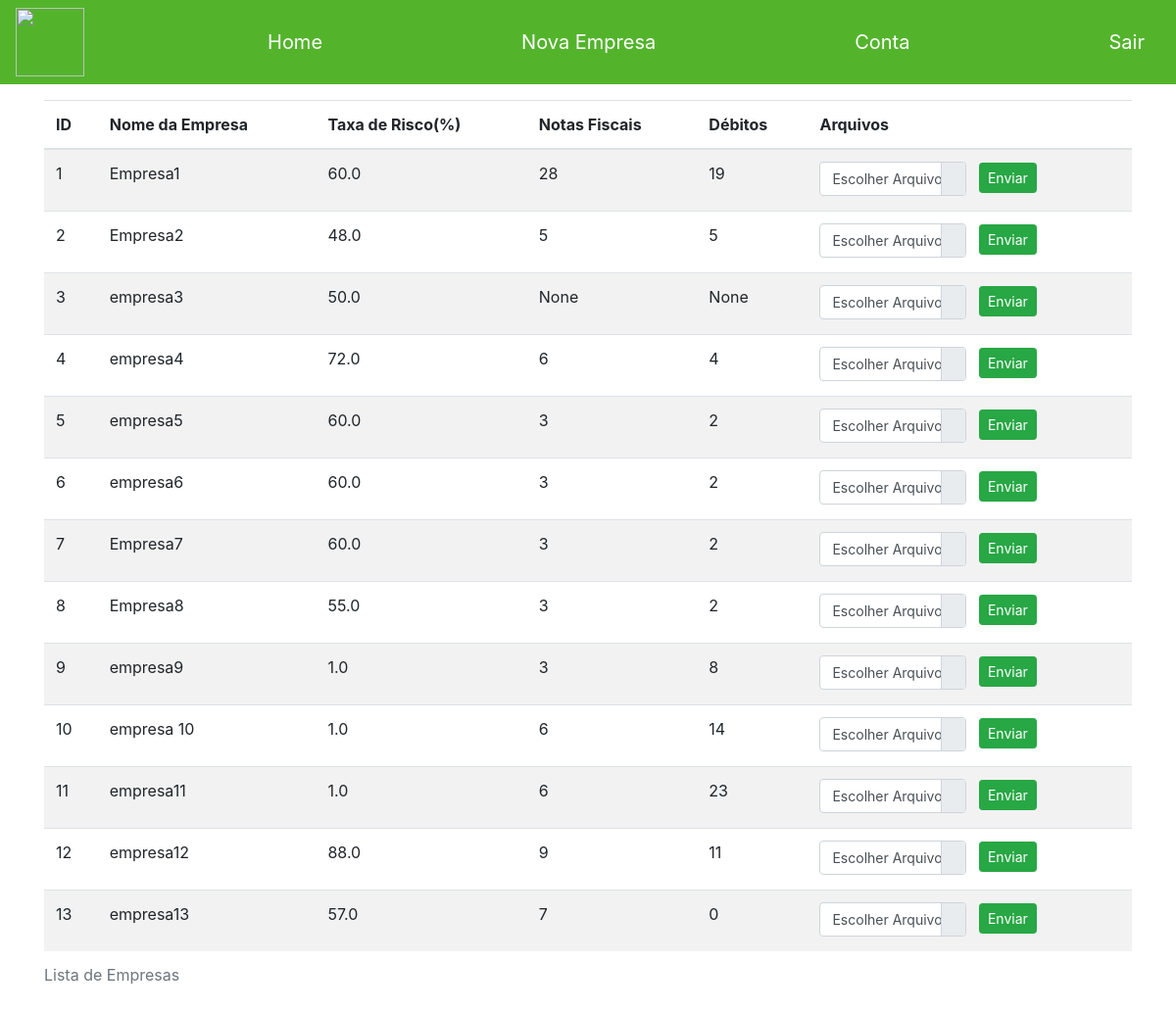
Before: /current_user (signed in) with the older database file.
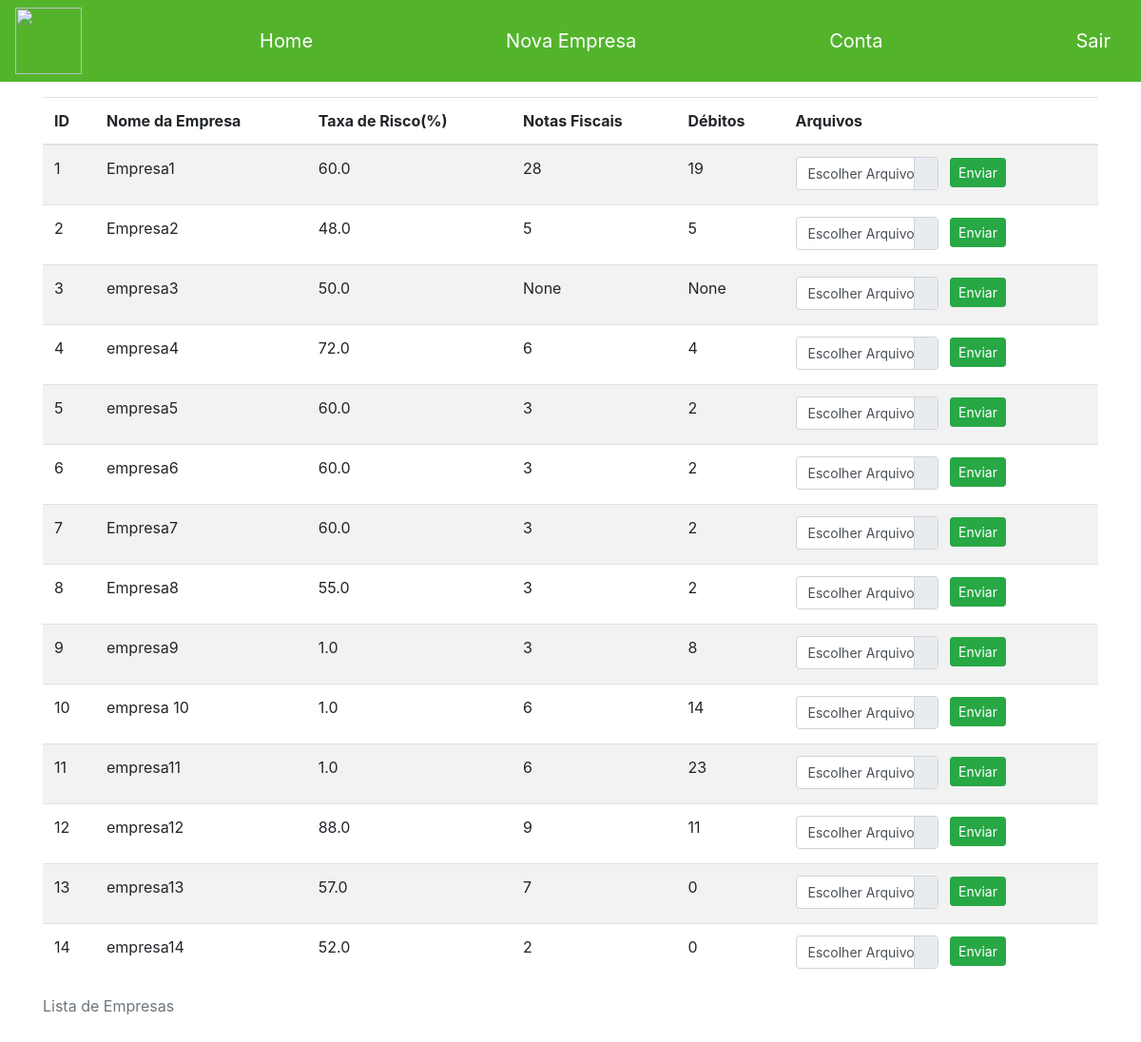
After: the same page with the newer database file.
### src/models/company.py (models this page shows, shortened)
class CompanyModel(database.Model):
    __tablename__ = "companies"
    id = database.Column(database.Integer, primary_key=True, autoincrement=True)
    company_name = database.Column(database.String(80), nullable=False, unique=True)
    risk_rating = database.Column(database.Float(precision=2), default=50)
    invoices = database.Column(database.Integer)
    debits = database.Column(database.Integer)

### src/routes.py (the view)
    @app.route("/current_user")
    @login_required
    def home():
        companies = CompanyModel.query.all()
        return render_template("home.html", companies=companies)

### app.py (called while the page is built)
@login_manager.user_loader
def current_user(user_id):
    return UserModel.query.get(user_id)

### templates/home.html (shortened to what this page needs)
{% extends "base.html" %}
{% block content %}
    <div class="mt-3">
        <table class="table table-striped">
            <caption>Lista de Empresas</caption>
            <thead>
            <tr>
                <th scope="col">ID</th>
                <th scope="col">Nome da Empresa</th>
                <th scope="col">Taxa de Risco(%)</th>
                <th scope="col">Notas Fiscais</th>
                <th scope="col">Débitos</th>
                <th scope="col">Arquivos</th>
            </tr>
            </thead>
            <tbody>
            {% for company in companies %}
                <tr>
                    <td>{{company.id}}</td>
                    <td>{{company.company_name}}</td>
                    <td>{{company.risk_rating}}</td>
                    <td>{{company.invoices}}</td>
                    <td>{{company.debits}}</td>
                    <td>
                        <form action="{{ url_for('send_file', id=company.id) }}" method="POST" enctype="multipart/form-data">
                            <div class="custom-file " style="max-width: 150px;">
                                <label class="custom-file-label text-left btn-sm" data-browse="">Escolher Arquivo</label>
                            </div>
                            <input type="submit" href="url_for('home')" class="btn btn-success btn-sm ml-2" value="Enviar">
                        </form>
                    </td>
                </tr>
            {% endfor %}
            </tbody>
        </table>
    </div>
{% endblock %}

### templates/base.html (shortened to what this page needs)
<!DOCTYPE html>
<html lang="pt-br">
    <head>
        <link rel="stylesheet" href="https://stackpath.bootstrapcdn.com/bootstrap/4.5.0/css/bootstrap.min.css">
    </head>
    <body>
        <nav class="navbar navbar-dark" style="background-color: #53b42c;">
            <a href="https://www.serasa.com.br/" target="_blank">
                <img src="https://www.serasa.com.br/lno/static-webfiles/logo/serasa-white.svg" width="70" height="70">
            </a>
            {% block navegation %}
                {% include 'components/navigation_bar.html' %}
            {% endblock %}
        </nav>
        <main class="container">
            {% block content %}
            {% endblock %}
        </main>
    </body>
</html>

### templates/components/navigation_bar.html
{% if not current_user.is_authenticated %}
        <div>
            <a class="navbar-brand" href="{{ url_for('login') }}">Login</a>
            <a class="navbar-brand" href="{{ url_for('register') }}">Registrar</a>
        </div>
    {% else %}
        <a class="navbar-brand" href="{{ url_for('home') }}">Home</a>
        <a class="navbar-brand" href="{{ url_for('form_add_company') }}">Nova Empresa</a>
        <a class="navbar-brand" href="{{ url_for('account') }}">Conta</a>
        <a class="navbar-brand" href="{{ url_for('logout') }}">Sair</a>
{% endif %}

Changed rows visible on the page:
added CompanyModel: id "14", company_name "empresa14", risk_rating "52.0", invoices "2", debits "0"
